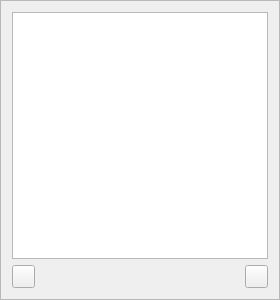
        <widget class="QFrame" name="leftFrame">
         <property name="sizePolicy">
          <sizepolicy hsizetype="Maximum" vsizetype="Preferred">
           <horstretch>0</horstretch>
           <verstretch>0</verstretch>
          </sizepolicy>
         </property>
         <property name="minimumSize">
          <size>
           <width>161</width>
           <height>300</height>
          </size>
         </property>
         <property name="frameShape">
          <enum>QFrame::StyledPanel</enum>
         </property>
         <property name="frameShadow">
          <enum>QFrame::Raised</enum>
         </property>
         <layout class="QVBoxLayout" name="verticalLayout_2">
          <item>
           <widget class="QListWidget" name="registersListWidget">
            <property name="font">
             <font>
              <weight>50</weight>
              <bold>false</bold>
             </font>
            </property>
           </widget>
          </item>
          <item>
           <layout class="QHBoxLayout" name="registersAddRemoveButtonLayout">
            <item>
             <widget class="QPushButton" name="removeRegisterPushButton">
              <property name="minimumSize">
               <size>
                <width>23</width>
                <height>23</height>
               </size>
              </property>
              <property name="maximumSize">
               <size>
                <width>23</width>
                <height>23</height>
               </size>
              </property>
              <property name="toolTip">
               <string>Remove Selected Register</string>
              </property>
              <property name="text">
               <string/>
              </property>
              <property name="iconSize">
               <size>
                <width>32</width>
                <height>32</height>
               </size>
              </property>
             </widget>
            </item>
            <item>
             <spacer name="horizontalSpacer_2">
              <property name="orientation">
               <enum>Qt::Horizontal</enum>
              </property>
              <property name="sizeHint" stdset="0">
               <size>
                <width>40</width>
                <height>20</height>
               </size>
              </property>
             </spacer>
            </item>
            <item>
             <widget class="QPushButton" name="addRegisterPushButton">
              <property name="minimumSize">
               <size>
                <width>23</width>
                <height>23</height>
               </size>
              </property>
              <property name="maximumSize">
               <size>
                <width>23</width>
                <height>23</height>
               </size>
              </property>
              <property name="font">
               <font>
                <weight>50</weight>
                <bold>false</bold>
               </font>
              </property>
              <property name="toolTip">
               <string>Add Register</string>
              </property>
              <property name="text">
               <string/>
              </property>
              <property name="iconSize">
               <size>
                <width>32</width>
                <height>32</height>
               </size>
              </property>
             </widget>
            </item>
           </layout>
          </item>
         </layout>
        </widget>
